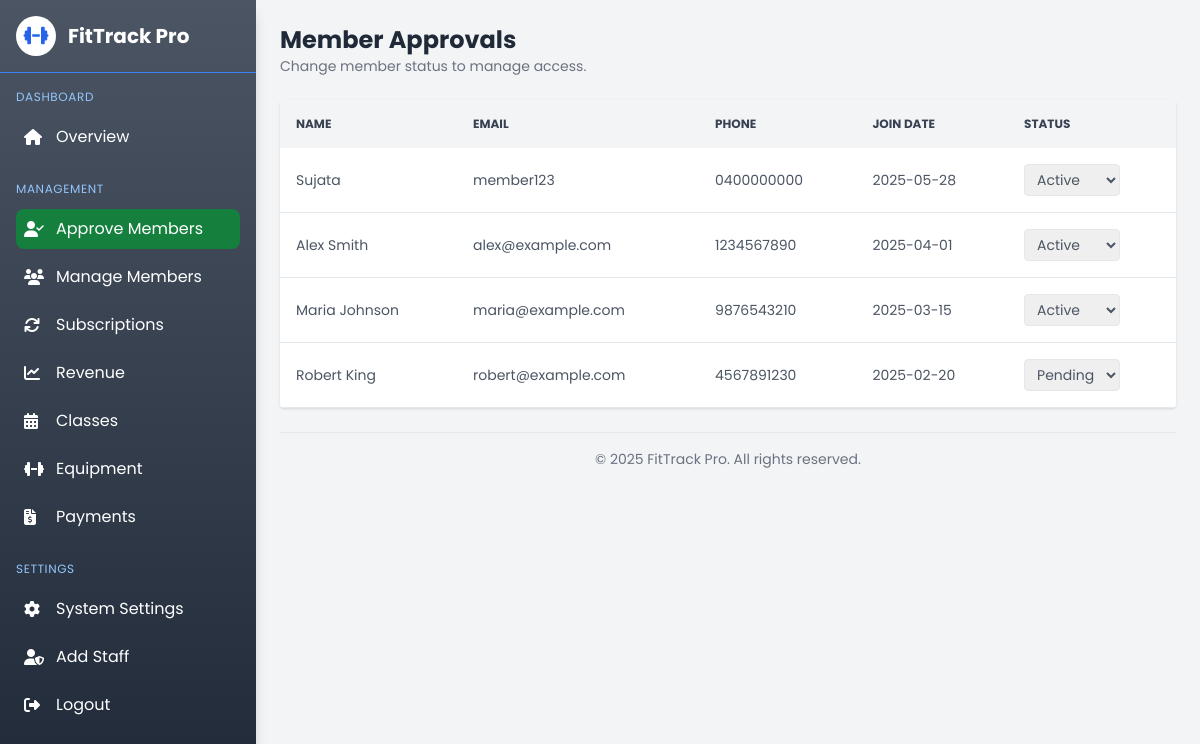
/members.php (signed in), run on the app's committed database.
### tables this page shows
CREATE TABLE members (
    member_id INT AUTO_INCREMENT PRIMARY KEY,
    full_name VARCHAR(100) NOT NULL,
    email VARCHAR(100) NOT NULL UNIQUE,
    phone VARCHAR(15) NOT NULL UNIQUE,
    join_date DATE DEFAULT CURRENT_DATE,
    status ENUM('Pending', 'Active', 'Inactive') DEFAULT 'Pending'
);

### members.php (the view, shortened to what this page needs)
<?php
include('includes/db_config.php');
include('includes/header.php');
include('includes/sidebar.php');
$members = mysqli_query($conn, "SELECT * FROM members ORDER BY join_date DESC");
?>
<div class="mb-6">
    <h1 class="text-2xl font-bold text-gray-800">Member Approvals</h1>
    <p class="text-sm text-gray-500">Change member status to manage access.</p>
</div>
<div class="overflow-x-auto bg-white rounded shadow">
    <table class="min-w-full text-sm text-left text-gray-600">
        <thead class="bg-gray-100 text-gray-700 uppercase text-xs">
            <tr>
                <th class="p-4">Name</th>
                <th class="p-4">Email</th>
                <th class="p-4">Phone</th>
                <th class="p-4">Join Date</th>
                <th class="p-4">Status</th>
            </tr>
        </thead>
        <tbody>
            <?php while ($row = mysqli_fetch_assoc($members)): ?>
                <tr class="border-b hover:bg-gray-50">
                    <td class="p-4"><?= htmlspecialchars($row['full_name']) ?></td>
                    <td class="p-4"><?= htmlspecialchars($row['email']) ?></td>
                    <td class="p-4"><?= htmlspecialchars($row['phone']) ?></td>
                    <td class="p-4"><?= $row['join_date'] ?></td>
                    <td class="p-4">
                        <form method="POST" action="update_member_status.php">
                            <select name="status" onchange="this.form.submit()" class="text-sm px-2 py-1 border rounded">
                                <option <?= $row['status'] === 'Pending' ? 'selected' : '' ?>>Pending</option>
                                <option <?= $row['status'] === 'Active' ? 'selected' : '' ?>>Active</option>
                            </select>
                        </form>
                    </td>
                </tr>
            <?php endwhile; ?>
        </tbody>
    </table>
</div>
<?php include('includes/footer.php'); ?>

### includes/header.php (style rules this page uses)
body { font-family: 'Poppins', sans-serif; background-color: #f8fafc; }

### data on the page
members: full_name "Sujata", email "member123", phone "0400000000", join_date "2025-05-28", status "Active"
members: full_name "Alex Smith", email "alex@example.com", phone "1234567890", join_date "2025-04-01", status "Active"
members: full_name "Maria Johnson", email "maria@example.com", phone "9876543210", join_date "2025-03-15", status "Active"
members: full_name "Robert King", email "robert@example.com", phone "4567891230", join_date "2025-02-20", status "Pending"
